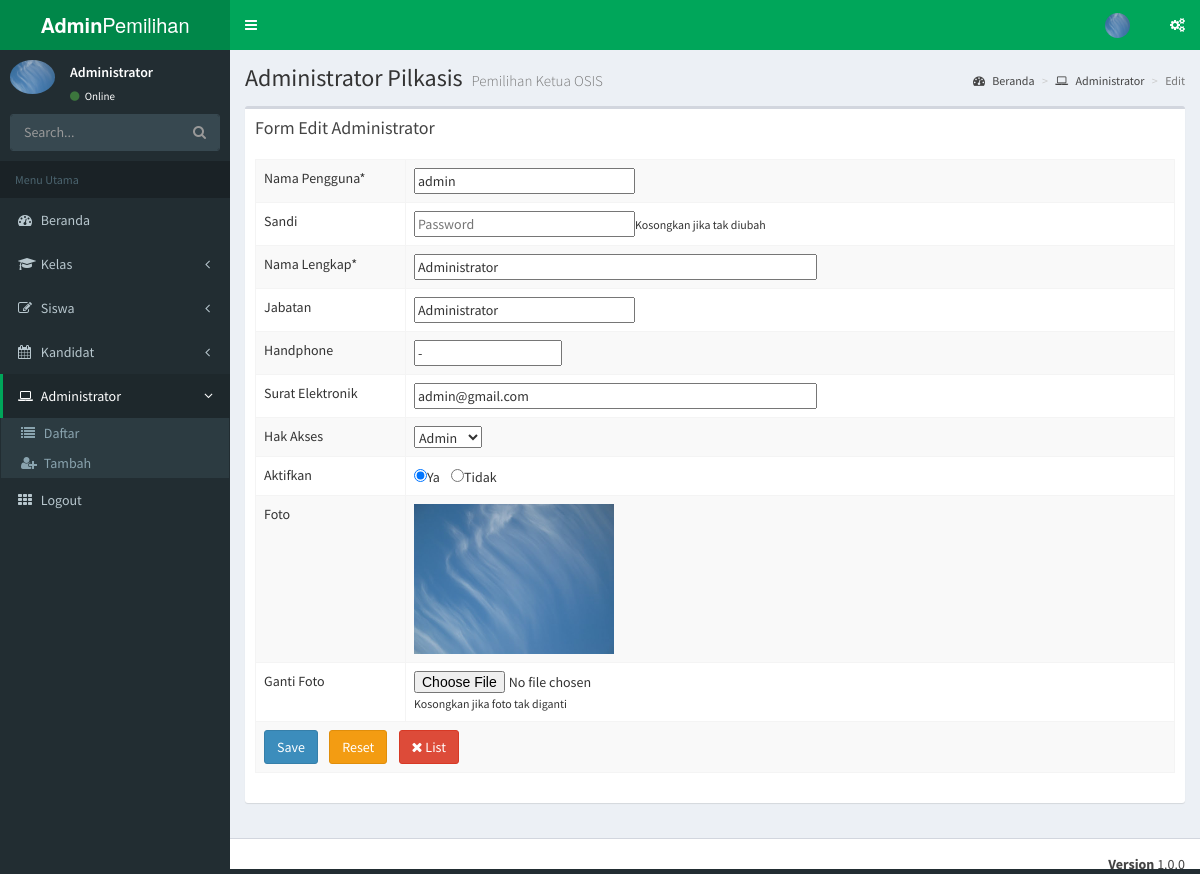
The app's page /admin/index.php?m=admin&s=edit&idp=1 (signed in) with its own data.
### tables this page shows
CREATE TABLE `pengguna` (
  `idpengguna` int(2) NOT NULL,
  `username` varchar(25) NOT NULL,
  `password` varchar(32) NOT NULL,
  `nama` varchar(50) NOT NULL,
  `jabatan` varchar(30) NOT NULL,
  `hp` varchar(15) NOT NULL,
  `email` varchar(50) NOT NULL,
  `hakakses` varchar(15) NOT NULL,
  `aktif` enum('Y','T') NOT NULL DEFAULT 'T',
  `foto` varchar(50) NOT NULL
);

### admin/modul/administrator/edit.php (the view, shortened to what this page needs)
<?php include "atas.php"; ?>
  <div class="content-wrapper">
    <section class="content-header">
      <h1>
        Administrator Pilkasis
        <small>Pemilihan Ketua OSIS</small>
      </h1>
      <ol class="breadcrumb">
        <li><a href="."><i class="fa fa-dashboard"></i> Beranda</a></li>
        <li><a href="?m=admin"><i class="fa fa-laptop"></i> Administrator</a></li>
        <li class="active">Edit</li>
      </ol>
    </section>
	<section class="content">
      <div class="row">
        <div class="col-xs-12">
          <div class="box">
            <div class="box-header">
              <h3 class="box-title">Form Edit Administrator</h3>
            </div>
            <div class="box-body">
<?php
$id=$_GET['idp'];
include "../sambungan.php";
$sql="SELECT * FROM pengguna WHERE idpengguna='$id'";
$query=mysqli_query($koneksi,$sql);
$r=mysqli_fetch_assoc($query);
?>
			 <form action="?m=admin&s=update" method="post" enctype="multipart/form-data">
              <table id="pilkasis1" class="table table-bordered table-hover table-striped">
                <tbody>
					<tr>
						<td width=150>Nama Pengguna*</td>
						<td><input type="text" name="username" placeholder="Username" size="25px" maxlength="25px" value="<?php echo$r['username'];?>" required /></td>
					</tr>
					<tr>
						<td>Sandi</td>
						<td><input type="password" name="password" placeholder="Password" size="25px" maxlength="32px" /><small>Kosongkan jika tak diubah</small></td>
					</tr>
					<tr>
						<td>Nama Lengkap*</td>
						<td><input type="text" name="nama" placeholder="Nama" size="50px" maxlength="50px" value="<?php echo$r['nama'];?>" required /></td>
					</tr>
					<tr>
						<td>Jabatan</td>
						<td><input type="text" name="jabatan" placeholder="Jabatan" size="25px" maxlength="30px" value="<?php echo$r['jabatan'];?>" /></td>
					</tr>
					<tr>
						<td>Handphone</td>
						<td><input type="text" name="hp" placeholder="HP" size="15px" maxlength="15px" value="<?php echo$r['hp'];?>" /></td>
					</tr>
					<tr>
						<td>Surat Elektronik</td>
						<td><input type="email" name="surel" placeholder="Email" size="50px" maxlength="50px" value="<?php echo$r['email'];?>" /></td>
					</tr>
					<tr>
						<td>Hak Akses</td>
						<td>
							<select name="hakakses">
								<option value="Admin" <?php if($r['hakakses']=='Admin') echo " selected";?>>Admin</option>
							</select>
						</td>
					</tr>
					<tr>
						<td>Aktifkan</td>
						<td><input type="radio" name="aktif" id="aktifY" value="Y" <?php if($r['aktif']=='Y') echo " checked";?> />Ya &nbsp;&nbsp;
						<input type="radio" name="aktif" id="aktifT" value="T" <?php if($r['aktif']=='T') echo " checked";?> />Tidak</td>
					</tr>
					<tr>
						<td>Foto</td>
						<td>
<?php
						if ($r['foto']!=''){
						  echo "<img src=\"../gambar/pengguna/$r[foto]\" height=150 />";
						}
						else{
						  echo "<img src=\"../gambar/pengguna/0.jpg\">";
						}
?>
						</td>
					</tr>
					<tr>
						<td>Ganti Foto</td>
						<td><input type="file" name="foto" accept="image/*" /><small>Kosongkan jika foto tak diganti</small></td>
					</tr>
					<tr>
						<td colspan=3>
						<input type="submit" name="simpan" value="Save" class="btn btn-large btn-primary" />&nbsp;&nbsp;&nbsp;
						<input type="reset" name="reset" value="Reset" class="btn btn-large btn-warning" />&nbsp;&nbsp;&nbsp;
						<a href="?m=admin" class="btn btn-large btn-danger"><i class="fa fa-times"></i> List</a></td>
					</tr>
                </tbody>
              </table>
			 </form>
            </div>
          </div>
        </div>
      </div>
    </section>
<?php include "bawah.php"; ?>

### records on screen
pengguna: username "admin", nama "Administrator", jabatan "Administrator", hp "-", surel "admin@gmail.com", hakakses "Admin", aktif "☑", foto (picture)

### other values on screen
$_SESSION['namakasis'] "Administrator"
